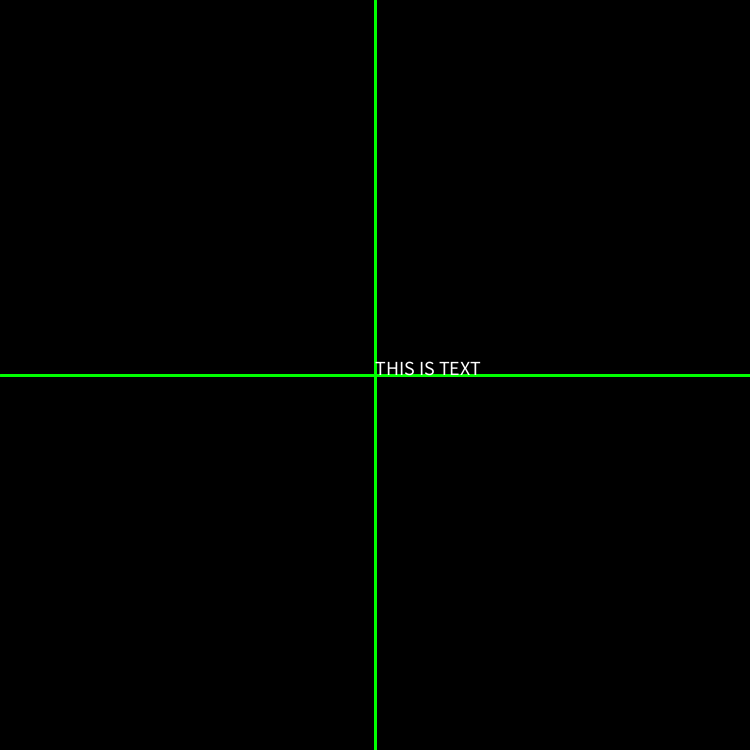
Frame 1 (no input)
Frame 60 (the mouse pressed at the canvas centre just before this capture): identical to frame 1, image omitted
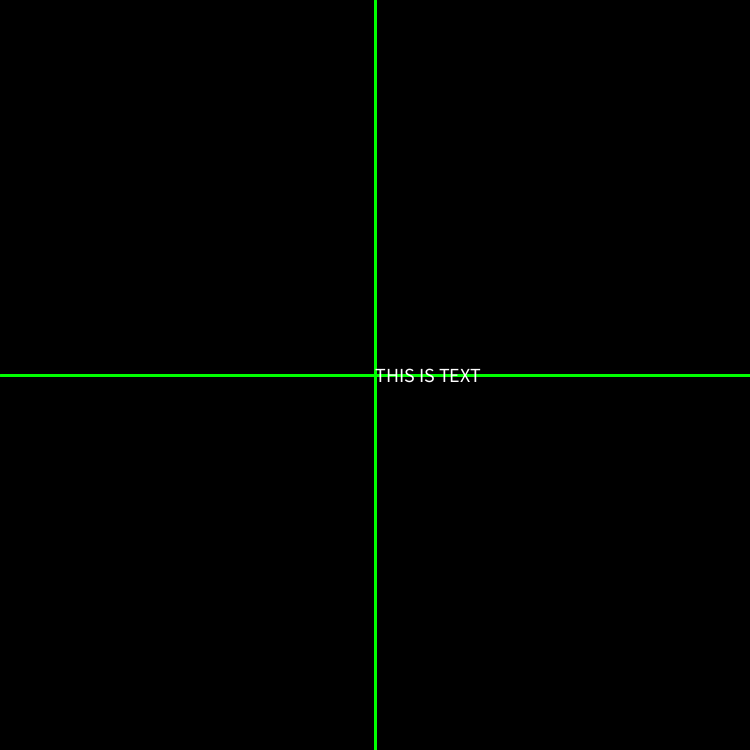
Frame 120 (the mouse held since frame 60 and released just before this capture)

The Processing sketch that drew these frames (run headless with seeded random() and noise(); from frame 60 on, the mouse is pressed at the canvas centre):

// Processing sketch: Text
// ── Text.pde
int mySetup = -1;


void setup()
{
  size(750,750);
  background(0);
  mySetup = 0;
  
  stroke(0,255,0);
  strokeWeight(3);
}

void draw()
{
  background(0);
  
  fill(255,0,0);
  line(0, height / 2, width, height / 2);
  line(width / 2, 0, width / 2, height);
 
  fill(255);
  textSize(20);
  text("THIS IS TEXT", width / 2, height / 2);
}

void mousePressed()
{
  switch(mySetup)
  {
    case 0:
      textAlign(LEFT, CENTER);
      println("OPTION : LEFT, CENTER");
      mySetup = 1;
      break;
    case 1:
      textAlign(LEFT, BASELINE);
      println("OPTION : LEFT, BASELINE");
      mySetup = 2;
      break;
    case 2:
      textAlign(LEFT, TOP);
      println("OPTION : LEFT, TOP");
      mySetup = 3;
      break;
    case 3:
      textAlign(LEFT, BOTTOM);
      println("OPTION : LEFT, BOTTOM");
      mySetup = 4;
      break;
      
    case 4:
      textAlign(RIGHT, CENTER);
      println("OPTION : RIGHT, CENTER");
      mySetup = 5;
      break;
    case 5:
      textAlign(RIGHT, BASELINE);
      println("OPTION : RIGHT, BASELINE");
      mySetup = 6;
      break;
    case 6:
      textAlign(RIGHT, TOP);
      println("OPTION : RIGHT, TOP");
      mySetup = 7;
      break;
    case 7:
      textAlign(RIGHT, BOTTOM);
      println("OPTION : RIGHT, BOTTOM");
      mySetup = 8;
      break;
      
    case 8:
      textAlign(CENTER, CENTER);
      println("OPTION : CENTER, CENTER");
      mySetup = 9;
      break;
    case 9:
      textAlign(CENTER, BASELINE);
      println("OPTION : CENTER, BASELINE");
      mySetup = 10;
      break;
    case 10:
      textAlign(CENTER, TOP);
      println("OPTION : CENTER, TOP");
      mySetup = 11;
      break;
    case 11:
      textAlign(CENTER, BOTTOM);
      println("OPTION : CENTER, BOTTOM");
      mySetup = 0;
      break;
 
  }
}
